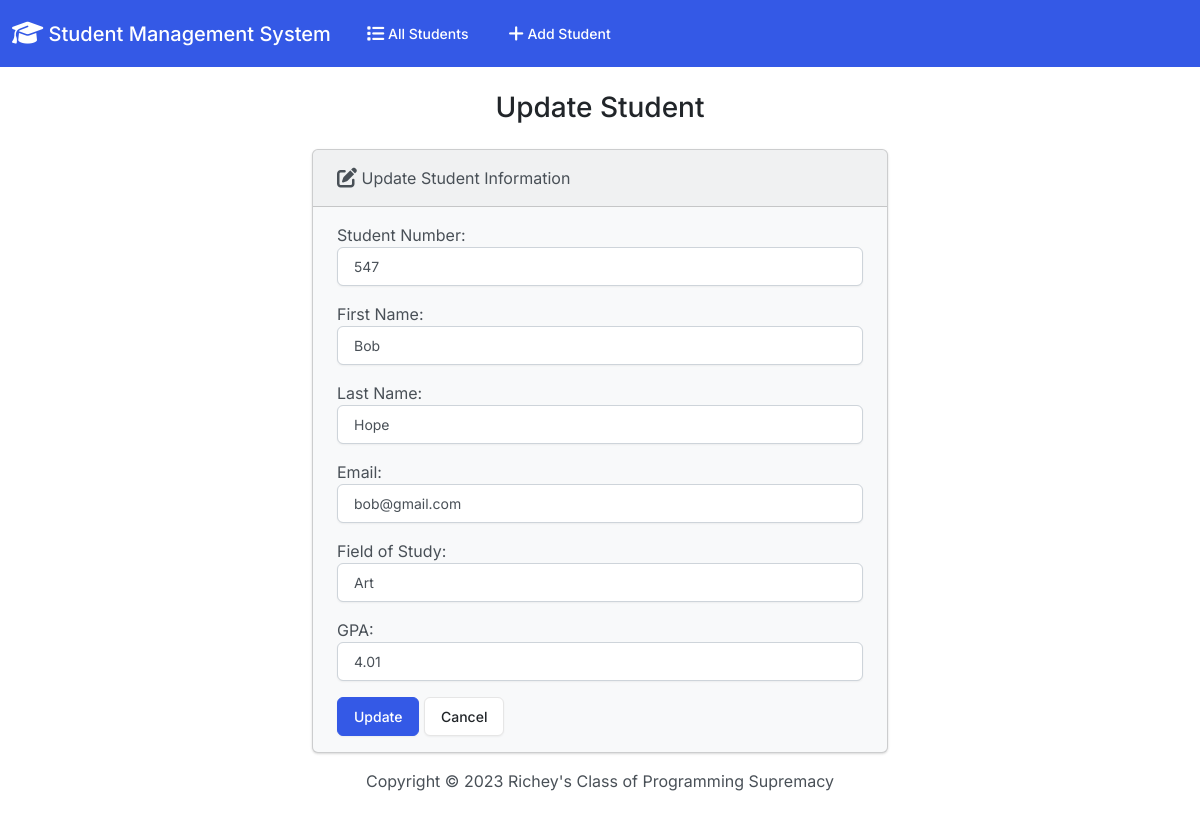
Page /edit/2 on the committed database.
### students/models.py (models this page shows, shortened)
class Student(models.Model):
    student_number = models.PositiveIntegerField()
    first_name = models.CharField(max_length=50)
    last_name = models.CharField(max_length=50)
    email = models.EmailField(max_length=100)
    field_of_study = models.CharField(max_length=50)
    gpa = models.FloatField()

### students/views.py (the view)
# urls.py: path('edit/<int:id>', views.edit, name='edit'),
def edit(request, id):
    if request.method == "POST":
        student = Student.objects.get(pk=id)
        form = StudentForm(request.POST, instance=student)
        if form.is_valid():
            form.save()
            return render(
                request, "students/edit.html", {"form": form, "success": True}
            )
    else:
        student = Student.objects.get(pk=id)
        form = StudentForm(instance=student)
    return render(request, "students/edit.html", {"form": form})

### students/forms.py
class StudentForm(forms.ModelForm):
    class Meta:
        model = Student
        fields = [
            "student_number",
            "first_name",
            "last_name",
            "email",
            "field_of_study",
            "gpa",
        ]
        labels = {
            "student_number": "Student Number",
            "first_name": "First Name",
            "last_name": "Last Name",
            "email": "Email",
            "field_of_study": "Field of Study",
            "gpa": "GPA",
        }
        widgets = {
            "student_number": forms.NumberInput(attrs={"class": "form-control"}),
            "first_name": forms.TextInput(attrs={"class": "form-control"}),
            "last_name": forms.TextInput(attrs={"class": "form-control"}),
            "email": forms.EmailInput(attrs={"class": "form-control"}),
            "field_of_study": forms.TextInput(attrs={"class": "form-control"}),
            "gpa": forms.NumberInput(attrs={"class": "form-control"}),
        }

### students/templates/students/edit.html (shortened to what this page needs)
{% extends "students/base.html" %}
{% block body %}
    <h3 class="text-center m-4">Update Student</h3>
    {% if success %}
        <div class="alert alert-success" role="alert">
            The student information was changed successfully.
            <a href="{% url 'index' %}" class="alert-link">Go to Home Page</a>
        </div>
    {% else %}
    <div class="row justify-content-center">
        <div class="col-6">
            <div class="card bg-light mb-3">
                <div class="card-header">
                    <i class="fa-solid fa-pen-to-square fa-lg"></i> Update Student Information
                </div>
                <div class="card-body">
                    <form action="" method="POST">
                        {{ form.as_p }}
                        <button type="submit" class="btn btn-primary">Update</button>
                        <a href="{% url 'index' %}" class="btn btn-secondary">Cancel</a>
                    </form>
                </div>
              </div>
        </div>
    </div>
    {% endif %}
{% endblock %}

### rows in the picture
Student: student_number "547", first_name "Bob", last_name "Hope", email "bob@gmail.com", field_of_study "Art", gpa "4.01"
